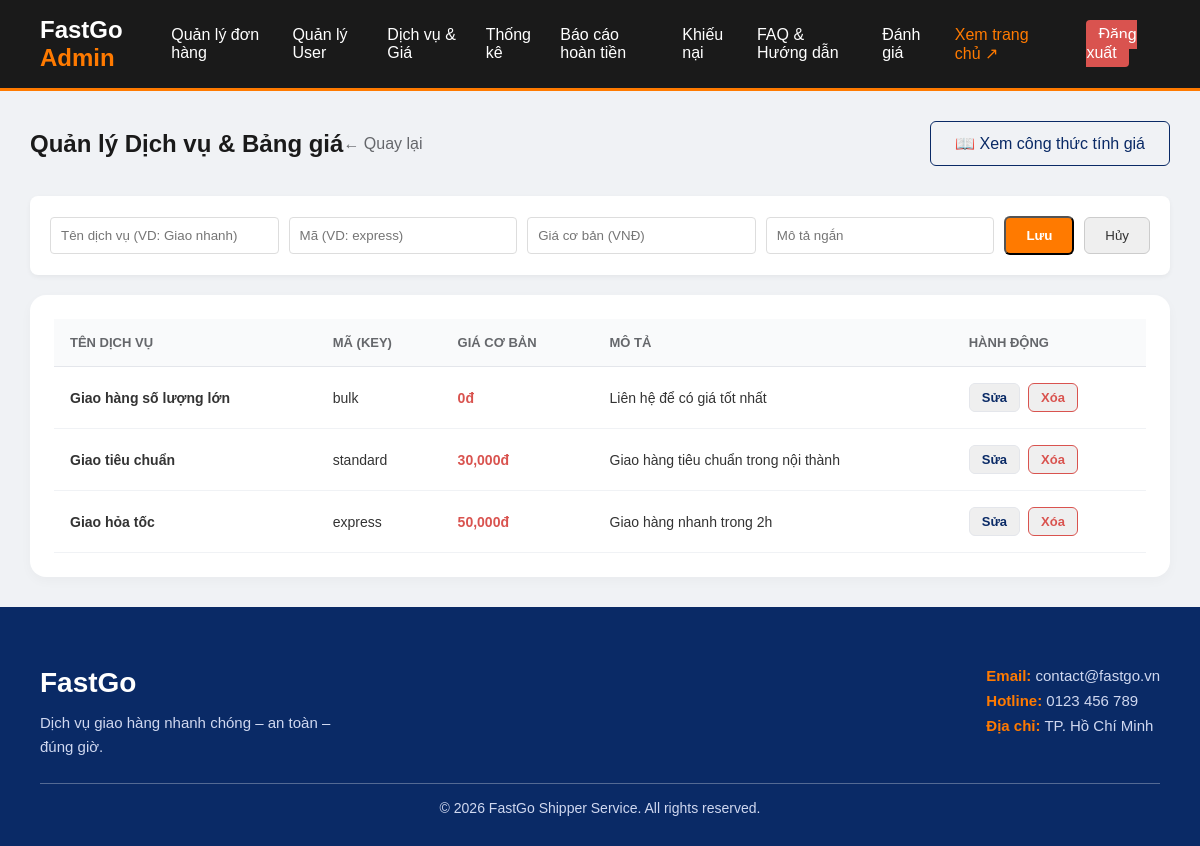
Screenshot of /services_manage.php (signed in) with the database file from the repository.
### tables this page shows
CREATE TABLE `services` (
    `id` int(11) NOT NULL,
    `name` varchar(100) NOT NULL,
    `type_key` varchar(50) NOT NULL,
    `base_price` decimal(15, 2) NOT NULL DEFAULT 0.00,
    `description` varchar(255) DEFAULT NULL,
    `created_at` timestamp NOT NULL DEFAULT current_timestamp()
);

### services_manage.php (the view, shortened to what this page needs)
<?php
require_once 'config/db.php';
$services = [];
$res = $conn->query("SELECT * FROM services ORDER BY base_price ASC");
if ($res)
    while ($row = $res->fetch_assoc())
        $services[] = $row;
?>
<!DOCTYPE html>
<html lang="vi">
<head>
    <link rel="stylesheet" href="assets/css/styles.css?v=<?php echo time(); ?>">
    <link rel="stylesheet" href="assets/css/admin.css?v=<?php echo time(); ?>">
</head>
<body>
    <?php include 'includes/header_admin.php'; ?>
    <main class="admin-container">
        <div class="page-header">
            <h2 class="page-title">Quản lý Dịch vụ & Bảng giá</h2>
            <a href="orders_manage.php" class="back-link">← Quay lại</a>
            <a href="admin_pricing_guide.php" class="btn-secondary"
                style="margin-left: auto; text-decoration: none; border: 1px solid #0a2a66; color: #0a2a66;">
                📖 Xem công thức tính giá</a>
        </div>
        <form method="POST" class="form-inline">
            <input type="text" name="name" id="edit-name" placeholder="Tên dịch vụ (VD: Giao nhanh)" required>
            <input type="text" name="type_key" id="edit-key" placeholder="Mã (VD: express)" required>
            <input type="number" name="base_price" id="edit-price" placeholder="Giá cơ bản (VNĐ)" required>
            <input type="text" name="description" id="edit-desc" placeholder="Mô tả ngắn">
            <button type="submit" class="btn-primary">Lưu</button>
            <button type="button" onclick="resetForm()" class="btn-secondary"
                style="color:#333; border:1px solid #ccc;">Hủy</button>
        </form>
        <div class="table-section">
            <table class="order-table">
                <thead>
                    <tr>
                        <th>Tên dịch vụ</th>
                        <th>Mã (Key)</th>
                        <th>Giá cơ bản</th>
                        <th>Mô tả</th>
                        <th>Hành động</th>
                    </tr>
                </thead>
                <tbody>
                    <?php foreach ($services as $svc): ?>
                        <tr>
                            <td><strong>
                                    <?php echo htmlspecialchars($svc['name']); ?>
                                </strong></td>
                            <td><code><?php echo htmlspecialchars($svc['type_key']); ?></code></td>
                            <td style="color:#d9534f; font-weight:bold;">
                                <?php echo number_format($svc['base_price']); ?>đ
                            </td>
                            <td>
                                <?php echo htmlspecialchars($svc['description']); ?>
                            </td>
                            <td>
                                <button onclick='editService(<?php echo json_encode($svc); ?>)'
                                    class="btn-action">Sửa</button>
                                <form method="POST" style="display:inline-block;"
                                    onsubmit="return confirm('Xóa dịch vụ này?');">
                                    <button type="submit" class="btn-action"
                                        style="color:#d9534f; border-color:#d9534f;">Xóa</button>
                                </form>
                            </td>
                        </tr>
                    <?php endforeach; ?>
                </tbody>
            </table>
        </div>
    </main>
    <?php include 'includes/footer.php'; ?>
</body>
</html>

### assets/css/styles.css (style rules this page uses)
* { margin: 0; padding: 0; box-sizing: border-box; font-family: "Poppins", sans-serif; }
.btn-primary { background-color: #ffcc00; color: #000; padding: 12px 24px; border-radius: 6px; font-weight: 600; text-decoration: none; }
.btn-secondary { border: 2px solid #ffffff; color: #ffffff; padding: 12px 24px; border-radius: 6px; text-decoration: none; }
.btn-primary { display: inline-block; background-color: #ff7a00; color: #ffffff; padding: 14px 28px; border-radius: 6px; text-decoration: none; font-weight: 600; }
main { padding: 80px 40px; max-width: 900px; margin: 0 auto; }

### assets/css/admin.css (style rules this page uses)
body { background-color: #f0f2f5; font-family: "Inter", "Segoe UI", Roboto, Helvetica, Arial, sans-serif; color: #1c1e21; }
.admin-container { padding: 30px; max-width: 1400px; margin: 0 auto; }
.page-header { display: flex; justify-content: space-between; align-items: center; margin-bottom: 30px; }
.page-title { font-size: 24px; font-weight: 700; color: #1a1a1a; margin: 0; }
.back-link { color: #65676b; text-decoration: none; font-weight: 500; transition: color 0.2s; }
.table-section { background: white; border-radius: 16px; padding: 24px; box-shadow: 0 4px 12px rgba(0, 0, 0, 0.03); overflow-x: auto; }
.order-table { width: 100%; border-collapse: separate; border-spacing: 0; }
.order-table th { background-color: #f9fafb; color: #65676b; font-weight: 600; font-size: 13px; text-transform: uppercase; padding: 16px; text-align: left; border-bottom: 1px solid #e4e6eb; }
.order-table td { padding: 16px; border-bottom: 1px solid #f0f2f5; font-size: 14px; color: #333; vertical-align: middle; }
.order-table td:last-child { display: flex; gap: 8px; flex-wrap: wrap; align-items: center; }
.btn-action { display: inline-flex; align-items: center; white-space: nowrap; color: #0a2a66; text-decoration: none; font-weight: 600; padding: 6px 12px; border: 1px solid #e4e6eb; border-radius: 6px; font-size: 13px; transition: all 0.2s; }

### assets/css/admin_styles.css (style rules this page uses)
.form-inline { display: flex; gap: 10px; align-items: center; flex-wrap: wrap; background: #fff; padding: 20px; border-radius: 8px; margin-bottom: 20px; box-shadow: 0 2px 5px rgba(0, 0, 0, 0.05); }
.form-inline input { padding: 10px; border: 1px solid #ddd; border-radius: 4px; flex: 1; min-width: 150px; }
.form-inline button { padding: 10px 20px; cursor: pointer; }

### rows the page displays
services: name "Giao hàng số lượng lớn", type_key "bulk", base_price "0", description "Liên hệ để có giá tốt nhất"
services: name "Giao tiêu chuẩn", type_key "standard", base_price "30,000", description "Giao hàng tiêu chuẩn trong nội thành"
services: name "Giao hỏa tốc", type_key "express", base_price "50,000", description "Giao hàng nhanh trong 2h"
